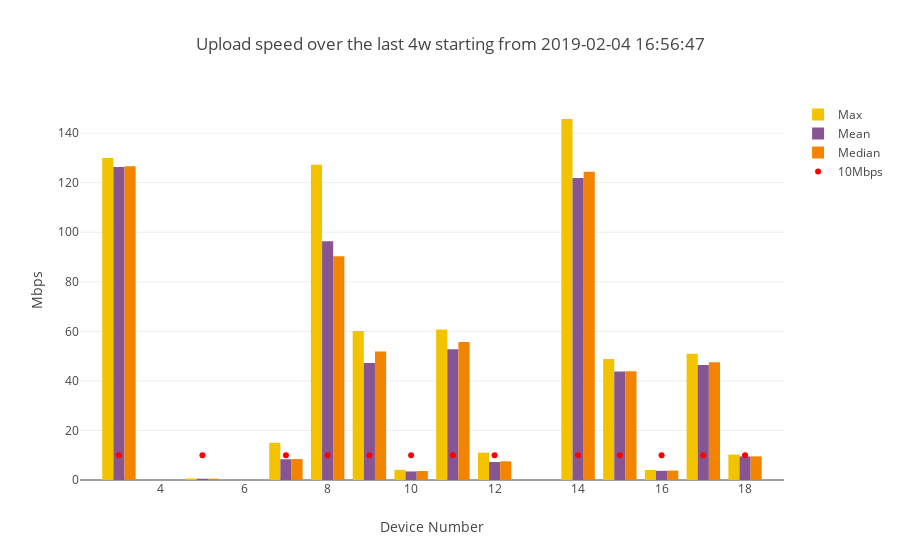

The notebook cell saved with this chart:
### Code cell
upload_summary=mean_max_median_by1(upload_df,'UPLOAD')
device_numbers_u=upload_summary["SK_PI"].unique()
upload_line=go.Scatter(x=device_numbers_u,y=[10] * len(device_numbers_u), mode='markers',marker=dict(color='red'), name='10Mbps')

combined_bar_plot_3traces(xvalues=upload_summary["SK_PI"],
                         yvalues1=upload_summary["max"],
                         yvalues2=upload_summary["mean"],
                         yvalues3=upload_summary["median"],
                         name1="Max",
                         name2="Mean",
                         name3="Median",
                         title="Upload speed over the last "+time_interval+ " starting from "+ starting_point,
                         ytitle="Mbps",
                         line=upload_line,
                         stack=False)

### Figure 1 — Plotly figure (JSON) as saved in the notebook; plotly's stock layout.template omitted (floating-point values rounded to 4 significant figures)
{"data": [{"marker": {"color": "#F3C300"}, "name": "Max", "type": "bar", "x": [3, 5, 7, 8, 9, 10, 11, 12, 14, 15, 16, 17, 18], "y": [130.0, 0.62, 15.04, 127.3, 60.17, 4.09, 60.79, 11.04, 145.7, 48.87, 4.03, 50.92, 10.29]}, {"marker": {"color": "#875692"}, "name": "Mean", "type": "bar", "x": [3, 5, 7, 8, 9, 10, 11, 12, 14, 15, 16, 17, 18], "y": [126.4, 0.5045, 8.373, 96.37, 47.27, 3.457, 52.79, 7.241, 121.9, 43.84, 3.708, 46.46, 9.532]}, {"marker": {"color": "#F38400"}, "name": "Median", "type": "bar", "x": [3, 5, 7, 8, 9, 10, 11, 12, 14, 15, 16, 17, 18], "y": [126.6, 0.51, 8.45, 90.28, 51.9, 3.62, 55.72, 7.515, 124.4, 43.88, 3.8, 47.5, 9.54]}, {"marker": {"color": "red"}, "mode": "markers", "name": "10Mbps", "type": "scatter", "x": [3, 5, 7, 8, 9, 10, 11, 12, 14, 15, 16, 17, 18], "y": [10, 10, 10, 10, 10, 10, 10, 10, 10, 10, 10, 10, 10]}], "layout": {"title": "Upload speed over the last 4w starting from 2019-02-04 16:56:47", "xaxis": {"title": "Device Number"}, "yaxis": {"title": "Mbps"}}}
